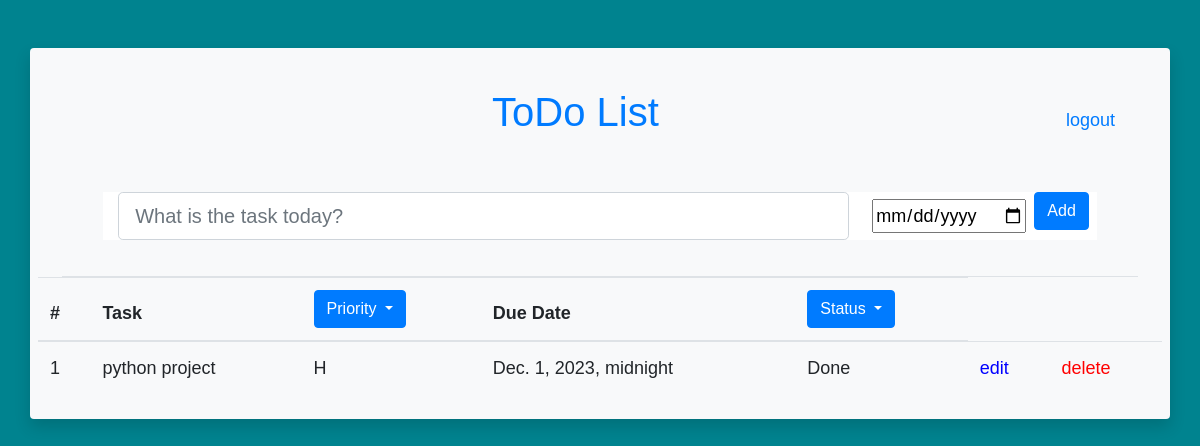
Page /priority/H/ on the committed database.
### home/models.py (models this page shows, shortened)
class Task(models.Model):
    Priority = (('L', 'Low'),
                ('M', 'Medium'),
                ('H', 'High'))
    task_name = models.CharField(max_length=200)
    due_date = models.DateTimeField(default=None, null=True, blank=True)
    completed = models.BooleanField(default=False)
    priority = models.CharField(max_length=1, choices=Priority, default='L')

### home/views.py (the view)
# urls.py: path('priority/<choice>/', views.priority, name='priority'),
def priority(request, choice):
    if request.method == 'POST':
        form = TaskForm(request.POST)
        if form.is_valid():
            form.save()
            return redirect('home:home')
    tasks = Task.objects.filter(priority=choice)
    form = TaskForm()
    print(form)
    return render(request, 'home.html', {'tasks': tasks, 'form': form})

### home/forms.py
class TaskForm(forms.ModelForm):
    class Meta:
        model = Task
        fields = ['task_name', 'due_date']

### templates/home.html (shortened to what this page needs)
{% extends 'base.html' %}
{% block content %}
<div class="container m-5 p-2 rounded mx-auto bg-light shadow">
            <div class="row m-1 p-4">
                <div class="col">
                    <div class="p-1 h1 text-primary text-center display-inline-block">
                        <div class="heading">ToDo List<a href="/logout" class="float-right"><font size="4px">logout</a></div>
                    </div>
                </div>
            </div>
            <form method="POST">
                <div class="row m-1 p-3">
                    <div class="col col-11 mx-auto">
                        <div class="row bg-white justify-content-center">
                            <div class="col">
                                <input type="text"  name="task_name" maxlength="200" required id="id_task_name"
                                 class="form-control form-control-lg" placeholder="What is the task today?">
                            </div>
                            <div class="col-auto m-0 px-2 d-flex align-items-center">
                                <input title="Set a due date" type="date" name="due_date" id="id_due_date">
                            </div>
                            <div class="col-auto px-0 mx-0 mr-2">
                                <input type="submit" class="btn btn-primary" value="Add" />
                            </div>
                        </div>
                    </div>
                </div>
            </form>
            <div class="p-2 mx-4 border-black-25 border-bottom" ></div>
            <table class="table">
                <thead>
                    <tr>
                        <th scope="col">#</th>
                        <th scope="col">Task</th>
                        <th scope="col">
                            <div class="dropdown">
                                <button class="btn btn-primary dropdown-toggle" type="button"
                                 data-toggle="dropdown">
                                Priority
                                </button>
                            </div>
                        </th>
                        <th scope="col">Due Date</th>
                        <th scope="col">
                            <div class="dropdown">
                                <button class="btn btn-primary dropdown-toggle" type="button"
                                 data-toggle="dropdown">
                                Status
                                </button>
                            </div>
                        </th>
                    </tr>
                </thead>
                <tbody>
                {% for task in tasks %}
                    <tr>
                        <td scope="row">{{ forloop.counter }}</td>
                        <td scope="row">{{ task.task_name }}</td>
                        <td scope="row">{{ task.priority}}</td>
                        <td scope="row">{{ task.due_date}}</td>
                        <td scope="row">
                            {% if task.completed == True %}
                            Done
                            {% else %}
                            <a class="link" href="{% url 'home:completed' task.id %}">mark as complete</a>
                        {% endif %}
                        </td>
                        <td><a href="{% url 'home:edit' task.id %}"><font color="blue">edit</a></td>
                        <td><a href="{% url 'home:delete' task.id%}"><font color="red">delete</a></td>
                    </tr>
                {% endfor %}
                </tbody>
            </table>
        </div>
{% endblock %}

### templates/base.html (style rules this page uses)
body { font-family: 'Open-Sans', sans-serif; line-height: 1.6; background-color:#00838F; }

### rows in the picture
Task: task_name "python project", priority "H", due_date "Dec. 1, 2023, midnight", completed "Done"
